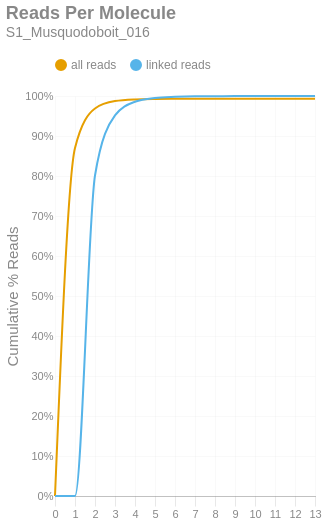

This figure's notebook cell:
### Markdown cell above
### Reads per Molecule
This chart shows the cumulative distribution of the number of reads per linked molecule. That is, how many alignments are associated with a unique molecule. This excludes the number of reads associated with invalid or absent linked-read barcodes. The `linked` histogram is the percentages recalculated when disregarding singletons.

### Code cell
if SKIPLR:
    print_html(f"Skipped")
else:
    counts = np.bincount(valids['reads'].cast(pl.Int64).to_numpy())
    weighted = counts * np.arange(len(counts))
    all_perc = weighted / n_reads
    linked_perc = weighted / n_linked_reads
    linked_perc[1] = 0
    binned_df = pl.DataFrame({
        'readsper': list(range(len(counts))),
        'all reads (cumsum)': np.cumsum(all_perc).tolist(),
        'linked reads (cumsum)': np.cumsum(linked_perc).tolist(),
    })

    with SafeRender(binned_df):
        (
            density_plot(binned_df, 'Reads Per Molecule', samplename, 'readspmol')
            .encode(
                x=alt.X('readsper:O', title=None).axis(labelAngle=0).scale(padding=0),
                y=alt.Y('value:Q', title='Cumulative % Reads').axis(format='%').stack(False),
                color=alt.Color("key:N").scale(domain=["all reads", "linked reads"]),
                tooltip=[
                    alt.Tooltip("key:N", title="Data Type"),
                    alt.Tooltip("readsper:O", title="Reads Per Molecule"),
                    alt.Tooltip("value:Q", format=".2%", title="% Reads (Cum.)")
                ]            
            )
        ).display()

### Figure 1 — Vega-Lite specification as saved in the notebook (floating-point values rounded to 4 significant figures)
{"width": "container", "height": 400, "config": {"title": {"anchor": "start", "dy": -15, "fontSize": 18, "color": "#888888", "subtitleColor": "#888888", "subtitleFontSize": 14}, "arc": {"fill": "#0072B2"}, "axis": {"domainColor": "#888888", "domainWidth": 0.5, "gridWidth": 0.2, "grid": false, "titleFontWeight": 400, "titleFontSize": 15, "labelFontSize": 11, "labelColor": "#888888", "tickColor": "#888888", "tickWidth": 0.2, "titleColor": "#888888"}, "axisBand": {"grid": false}, "axisX": {"grid": true, "tickSize": 10, "domainCap": "round"}, "axisY": {"domain": false, "grid": true, "tickSize": 0, "domainCap": "round"}, "background": "transparent", "header": {"labelFontSize": 15, "labelColor": "#888888", "titleFontSize": 15, "titleFontWeight": 600, "titleColor": "#888888"}, "legend": {"labelFont": "sans-serif", "labelFontSize": 12, "labelColor": "#888888", "symbolSize": 100, "symbolType": "circle", "titleFontSize": 12, "titlePadding": 10, "titleColor": "#888888", "title": null, "orient": "top"}, "range": {"category": ["#E69F00", "#56B4E9", "#009E73", "#F0E442", "#0072B2", "#D55E00", "#CC79A7", "#000000"], "diverging": ["#cfe8f3", "#a2d4ec", "#73bfe2", "#46abdb", "#1696d2", "#12719e"]}, "area": {"fill": "#0072B2", "fillOpacity": 0.7, "line": true, "strokeOpacity": 0.7}, "line": {"color": "#0072B2", "stroke": "#0072B2", "strokeWidth": 2}, "trail": {"color": "#0072B2", "stroke": "#0072B2", "strokeWidth": 0, "size": 1}, "point": {"filled": true, "fillOpacity": 1.0, "size": 95}, "text": {"color": "#888888", "fontSize": 11, "align": "right", "fontWeight": 400, "size": 11}, "bar": {"fill": "#0072B2", "stroke": null}, "view": {"stroke": null, "continuousWidth": 660, "continuousHeight": 400}}, "data": {"name": "data-24b18f4ece054e79971387a5094c9808"}, "mark": {"type": "line", "interpolate": "monotone", "point": {"opacity": 0, "size": 275}}, "encoding": {"color": {"field": "key", "scale": {"domain": ["all reads", "linked reads"]}, "type": "nominal"}, "tooltip": [{"field": "key", "title": "Data Type", "type": "nominal"}, {"field": "readsper", "title": "Reads Per Molecule", "type": "ordinal"}, {"field": "value", "format": ".2%", "title": "% Reads (Cum.)", "type": "quantitative"}], "x": {"axis": {"labelAngle": 0}, "field": "readsper", "scale": {"padding": 0}, "title": null, "type": "ordinal"}, "y": {"axis": {"format": "%"}, "field": "value", "stack": false, "title": "Cumulative % Reads", "type": "quantitative"}}, "params": [{"name": "param_c36ac31b6afebe62", "select": {"type": "point", "fields": ["key"]}, "bind": "legend"}], "title": {"text": "Reads Per Molecule", "subtitle": "S1_Musquodoboit_016"}, "transform": [{"fold": ["all reads (cumsum)", "linked reads (cumsum)"]}, {"calculate": "replace(datum.key, ' (cumsum)', '')", "as": "key"}, {"filter": {"param": "param_c36ac31b6afebe62"}}], "usermeta": {"embedOptions": {"downloadFileName": "S1_Musquodoboit_016.readspmol"}}, "$schema": "https://vega.github.io/schema/vega-lite/v6.1.0.json", "datasets": {"data-24b18f4ece054e79971387a5094c9808": [{"readsper": 0, "all reads (cumsum)": 0.0, "linked reads (cumsum)": 0.0}, {"readsper": 1, "all reads (cumsum)": 0.8703, "linked reads (cumsum)": 0.0}, {"readsper": 2, "all reads (cumsum)": 0.9688, "linked reads (cumsum)": 0.8013}, {"readsper": 3, "all reads (cumsum)": 0.9872, "linked reads (cumsum)": 0.9514}, {"readsper": 4, "all reads (cumsum)": 0.9914, "linked reads (cumsum)": 0.9856}, {"readsper": 5, "all reads (cumsum)": 0.9926, "linked reads (cumsum)": 0.9951}, {"readsper": 6, "all reads (cumsum)": 0.993, "linked reads (cumsum)": 0.998}, {"readsper": 7, "all reads (cumsum)": 0.9931, "linked reads (cumsum)": 0.9992}, {"readsper": 8, "all reads (cumsum)": 0.9931, "linked reads (cumsum)": 0.9995}, {"readsper": 9, "all reads (cumsum)": 0.9932, "linked reads (cumsum)": 0.9999}, {"readsper": 10, "all reads (cumsum)": 0.9932, "linked reads (cumsum)": 0.9999}, {"readsper": 11, "all reads (cumsum)": 0.9932, "linked reads (cumsum)": 1.0}, {"readsper": 12, "all reads (cumsum)": 0.9932, "linked reads (cumsum)": 1.0}, {"readsper": 13, "all reads (cumsum)": 0.9932, "linked reads (cumsum)": 1.0}]}}
